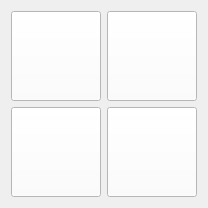
  <widget class="QWidget" name="layoutWidget_2">
   <property name="geometry">
    <rect>
     <x>180</x>
     <y>190</y>
     <width>191</width>
     <height>191</height>
    </rect>
   </property>
   <layout class="QGridLayout" name="gridLayout_2">
    <item row="0" column="0">
     <widget class="QPushButton" name="btn_HQ_player1_cat1">
      <property name="minimumSize">
       <size>
        <width>90</width>
        <height>90</height>
       </size>
      </property>
      <property name="maximumSize">
       <size>
        <width>90</width>
        <height>90</height>
       </size>
      </property>
      <property name="font">
       <font>
        <pointsize>30</pointsize>
       </font>
      </property>
      <property name="styleSheet">
       <string notr="true">background-color: rgb(255, 255, 255);</string>
      </property>
      <property name="text">
       <string/>
      </property>
     </widget>
    </item>
    <item row="0" column="1">
     <widget class="QPushButton" name="btn_HQ_player1_cat2">
      <property name="minimumSize">
       <size>
        <width>90</width>
        <height>90</height>
       </size>
      </property>
      <property name="maximumSize">
       <size>
        <width>90</width>
        <height>90</height>
       </size>
      </property>
      <property name="font">
       <font>
        <pointsize>30</pointsize>
       </font>
      </property>
      <property name="styleSheet">
       <string notr="true">background-color: rgb(255, 255, 255);</string>
      </property>
      <property name="text">
       <string/>
      </property>
     </widget>
    </item>
    <item row="1" column="0">
     <widget class="QPushButton" name="btn_HQ_player1_cat3">
      <property name="minimumSize">
       <size>
        <width>90</width>
        <height>90</height>
       </size>
      </property>
      <property name="maximumSize">
       <size>
        <width>90</width>
        <height>90</height>
       </size>
      </property>
      <property name="font">
       <font>
        <pointsize>30</pointsize>
       </font>
      </property>
      <property name="styleSheet">
       <string notr="true">background-color: rgb(255, 255, 255);</string>
      </property>
      <property name="text">
       <string/>
      </property>
     </widget>
    </item>
    <item row="1" column="1">
     <widget class="QPushButton" name="btn_HQ_player1_cat4">
      <property name="minimumSize">
       <size>
        <width>90</width>
        <height>90</height>
       </size>
      </property>
      <property name="maximumSize">
       <size>
        <width>90</width>
        <height>90</height>
       </size>
      </property>
      <property name="font">
       <font>
        <pointsize>30</pointsize>
       </font>
      </property>
      <property name="styleSheet">
       <string notr="true">background-color: rgb(255, 255, 255);</string>
      </property>
      <property name="text">
       <string/>
      </property>
     </widget>
    </item>
   </layout>
  </widget>
